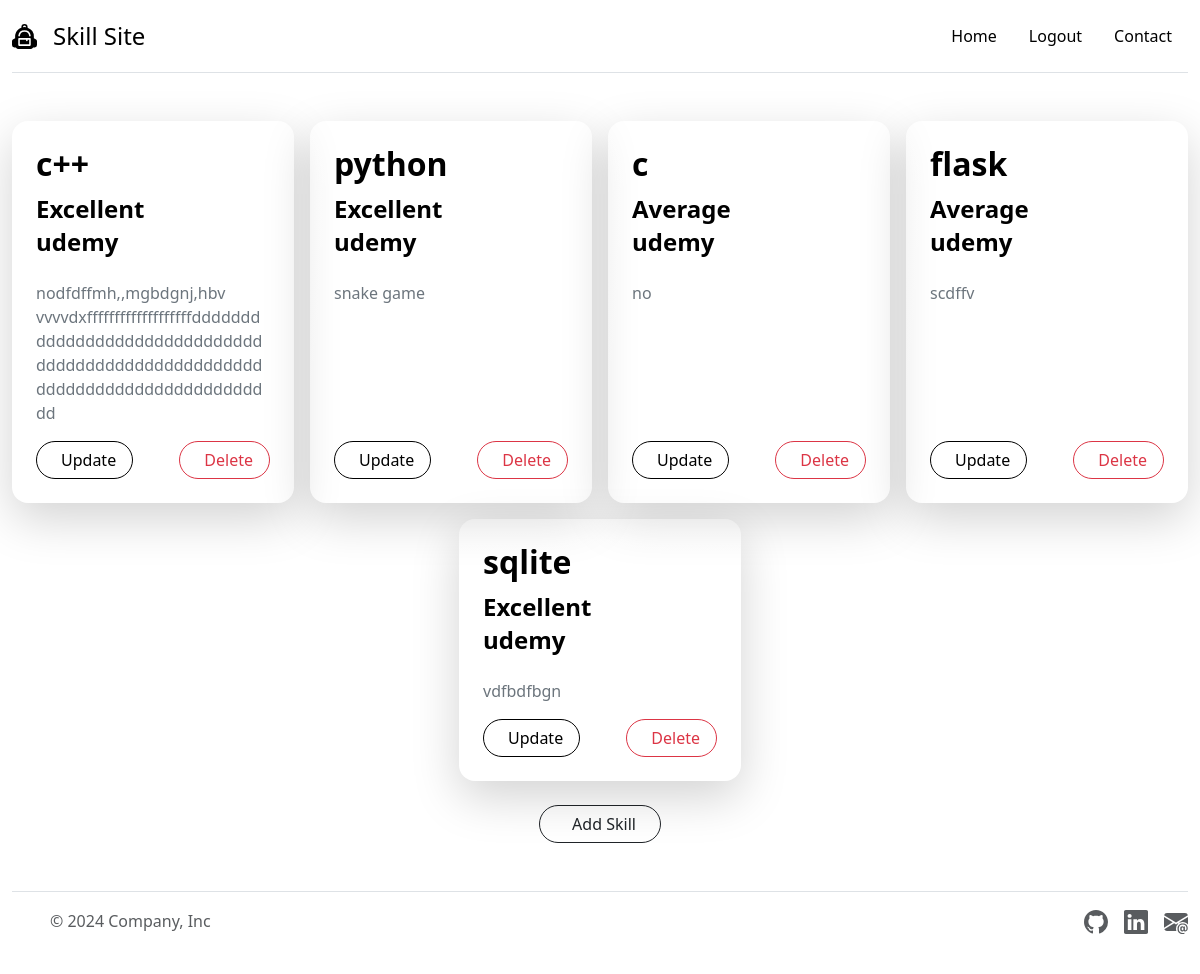
Screenshot of /skills (signed in) with the database file from the repository.
### frontend/main.py (models this page shows)
class Skills(UserMixin, db.Model):
    __tablename__ = "skills"
    id: Mapped[int] = mapped_column(Integer, primary_key=True, nullable=False)
    user_id: Mapped[int] = mapped_column(Integer, db.ForeignKey("users.id"))
    skill_name: Mapped[str] = mapped_column(String, nullable=False)
    skill_level: Mapped[str] = mapped_column(String, nullable=False)
    skill_source: Mapped[str] = mapped_column(String, nullable=False)
    projects: Mapped[str] = mapped_column(String)
    user = relationship("Users", back_populates='skills')

### frontend/main.py (the view)
@app.route('/skills')
@login_required
def skills():
    user_id = current_user.id
    user_skills = db.session.execute(db.select(Skills).where(Skills.user_id == user_id)).scalars().all()
    return render_template("skills.html", skills=user_skills, current_user=current_user)

### frontend/main.py (called while the page is built)
@login_manager.user_loader
def load_user(user_id):
    return db.get_or_404(Users, user_id)

### frontend/templates/skills.html (shortened to what this page needs)
{% include "header.html" %}
<div class="container-fluid my-5">
    <div class="row justify-content-center g-3">
        {% for skill in skills %}
            <div class="col-12 col-sm-6 col-md-4 col-lg-3">
                <div class="card bg-gradient shadow-lg border-0 rounded-4 h-100"
                     style="background: linear-gradient(145deg, #1a1a1d, #222);">
                    <div class="card-body p-4 d-flex flex-column">
                        <h2 class="card-title fw-bold mb-3 text-light">{{ skill.skill_name }}</h2>
                        <h4 class="card-subtitle mb-2 fw-semibold text-muted">{{ skill.skill_level }}</h4>
                        <h4 class="card-subtitle mb-2 fw-semibold text-muted">{{ skill.skill_source }}</h4>
                        <p class="card-text mt-3 text-secondary">{{ skill.projects }}</p>
                        <div class="mt-auto d-flex justify-content-between">
                            <a href="{{ url_for('update',id=skill.id) }}"
                               class="btn btn-outline-light px-3 rounded-pill btn-hover-dark btn-black-text"
                            style="color: black; border-color: black;">
                                 Update
                            </a>
                            <a href="{{ url_for('delete',id=skill.id) }}"
                               class="btn btn-outline-danger px-3 rounded-pill btn-hover">
                                 Delete
                            </a>
                        </div>
                    </div>
                </div>
            </div>
        {% endfor %}
    </div>
    <div class="text-center mt-4">
        <a href="{{ url_for('add') }}"
           class="btn btn-outline-dark px-4 rounded-pill btn-hover-dark">
             Add Skill
        </a>
    </div>
</div>
{% include "footer.html" %}

### frontend/templates/header.html (shortened to what this page needs)
<!DOCTYPE html>
<html lang="en">
<head>
    <link href="https://cdn.jsdelivr.net/npm/bootstrap@5.3.3/dist/css/bootstrap.min.css" rel="stylesheet"
>
    <link rel="stylesheet" href="static/style.css">
    <link
      rel="stylesheet"
      href="https://cdnjs.cloudflare.com/ajax/libs/font-awesome/5.14.0/css/all.min.css"
    />
</head>
<body>
<div class="container-fluid">
    <header class="d-flex flex-wrap justify-content-center py-3 mb-4 border-bottom">
        <a href="/" class="d-flex align-items-center mb-3 mb-md-0 me-md-auto link-body-emphasis text-decoration-none">
            <svg xmlns="http://www.w3.org/2000/svg" width="25" height="25" fill="currentColor"
                 class="bi bi-backpack2-fill me-3" viewBox="0 0 16 16" href="{{url_for('home')}}">
                <path d="M5 13h6v-3h-1v.5a.5.5 0 0 1-1 0V10H5z"/>
                <path d="M6 2v.341C3.67 3.165 2 5.388 2 8v1.191l-1.17.585A1.5 1.5 0 0 0 0 11.118V13.5A1.5 1.5 0 0 0 1.5 15h1c.456.607 1.182 1 2 1h7c.818 0 1.544-.393 2-1h1a1.5 1.5 0 0 0 1.5-1.5v-2.382a1.5 1.5 0 0 0-.83-1.342L14 9.191V8a6 6 0 0 0-4-5.659V2a2 2 0 1 0-4 0m2-1a1 1 0 0 1 1 1v.083a6 6 0 0 0-2 0V2a1 1 0 0 1 1-1m0 3a4 4 0 0 1 3.96 3.43.5.5 0 1 1-.99.14 3 3 0 0 0-5.94 0 .5.5 0 1 1-.99-.14A4 4 0 0 1 8 4M4.5 9h7a.5.5 0 0 1 .5.5v4a.5.5 0 0 1-.5.5h-7a.5.5 0 0 1-.5-.5v-4a.5.5 0 0 1 .5-.5"/>
            </svg>
            <span class="fs-4" href="{{url_for('home')}}"> Skill Site</span>
        </a>
        <ul class="nav nav-pills">
            <li class="nav-item"><a href="{{url_for('home')}}" class="nav-link " aria-current="page">Home</a></li>
            {% if not current_user.is_authenticated: %}
            <li class="nav-item"><a href="{{url_for('register')}}" class="nav-link">Register</a></li>
            <li class="nav-item"><a href="{{url_for('login')}}" class="nav-link">Login</a></li>
            {% else: %}
            <li class="nav-item"><a href="{{url_for('logout')}}" class="nav-link">Logout</a></li>
            {% endif %}
            <li class="nav-item"><a href="{{url_for('contact')}}" class="nav-link">Contact</a></li>
        </ul>
    </header>
</div>
</body>
</html>

### frontend/templates/footer.html (shortened to what this page needs)
<div class="container-fluid">
  <footer class="d-flex flex-wrap justify-content-between align-items-center py-3 my-4 border-top">
    <div class="col-md-4 d-flex align-items-center">
      <a href="/" class="mb-3 me-2 mb-md-0 text-body-secondary text-decoration-none lh-1">
        <svg class="bi" width="30" height="24"><use xlink:href="#bootstrap"></use></svg>
      </a>
      <span class="mb-3 mb-md-0 text-body-secondary">© 2024 Company, Inc</span>
    </div>
    <ul class="nav col-md-4 justify-content-end list-unstyled d-flex">
      <li class="ms-3"><a class="text-body-secondary" href="#"></a></li>
      <li class="ms-3"><a class="text-body-secondary" href="#"></a></li>
      <li class="ms-3"><a class="text-body-secondary" href="#"></a></li>
    </ul>
  </footer>
</div>
</body>
</html>

### frontend/static/style.css (style rules this page uses)
.nav-link { color: black !important; }
.bg-gradient { background: linear-gradient(145deg, #1a1a1d, #222); }
.card-title, .card-subtitle { color: black !important; }
.btn-black-text { color: black; }

### rows the page displays
Skills: skill_name "c++", skill_level "Excellent", skill_source "udemy", projects "nodfdffmh,,mgbdgnj,hbv vvvvdxfffffffffffffffffffdddddddddddddddddddddddddddddddddddddddddddddddddddddddddddddddddddddddddddddd"
Skills: skill_name "python", skill_level "Excellent", skill_source "udemy", projects "snake game"
Skills: skill_name "c", skill_level "Average", skill_source "udemy", projects "no"
Skills: skill_name "flask", skill_level "Average", skill_source "udemy", projects "scdffv"
Skills: skill_name "sqlite", skill_level "Excellent", skill_source "udemy", projects "vdfbdfbgn"
